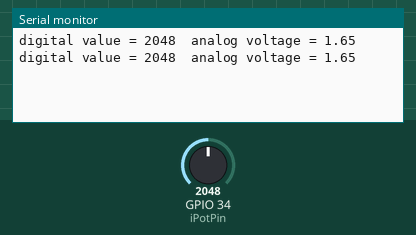
This sketch was run on a simulated ESP32. Parts: the last lines printed to the serial monitor. Inputs (shaded band) come from the test bench; at power-on: GPIO 34 (iPotPin) = 2048.

Above: at 2.2 s.
2.3 s: GPIO 34 (iPotPin) set to 2866
At 3.6 s:
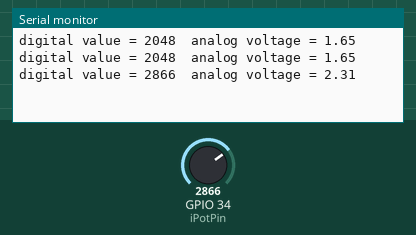
3.8 s: GPIO 34 (iPotPin) set to 3603
At 4.8 s:
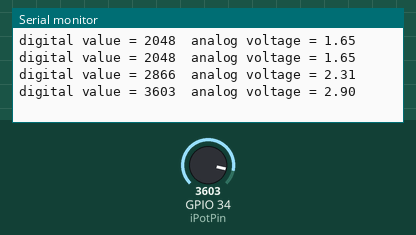
Timing chart, 0 to 6.8 s (numbered marks = the images above; inputs shaded):
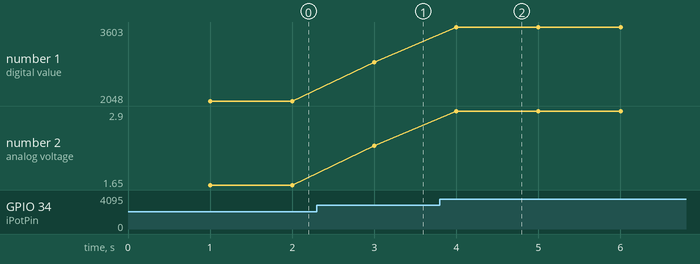

The sketch:

Sketch_POTI_Read_Analog_Input.ino
```cpp
// Potentiometer is connected to GPIO 34 (Analog ADC1_CH6)
const int iPotPin = 34;

// variable to store the value coming from the sensor
int iDigitalValue = 0;

// variable to store the calculated analog value
float fAnalogVoltage = 0.0;

void setup() {

  Serial.begin(115200);
  delay(1000);

}

void loop() {

  // read the value from the analog channel (default: 12 bits (0 – 4095) resolution)
  iDigitalValue = analogRead(iPotPin);
  Serial.print("digital value = ");
  Serial.print(iDigitalValue);

  //convert digital value to analog voltage
  fAnalogVoltage = (iDigitalValue * 3.3)/4095.0;
  Serial.print("  analog voltage = ");
  Serial.println(fAnalogVoltage);
  delay(1000);

}
```

Measured:
- after the input at 2.3 s, the serial monitor: prints a new line after 0.70 s (image 1)
- after the input at 3.8 s, the serial monitor: prints a new line after 0.20 s (image 2)
- plotted number 1: 2048 → 2866 after the input at 2.3 s, 2866 → 3603 after the input at 3.8 s
- plotted number 2: 1.65 → 2.31 after the input at 2.3 s, 2.31 → 2.9 after the input at 3.8 s
